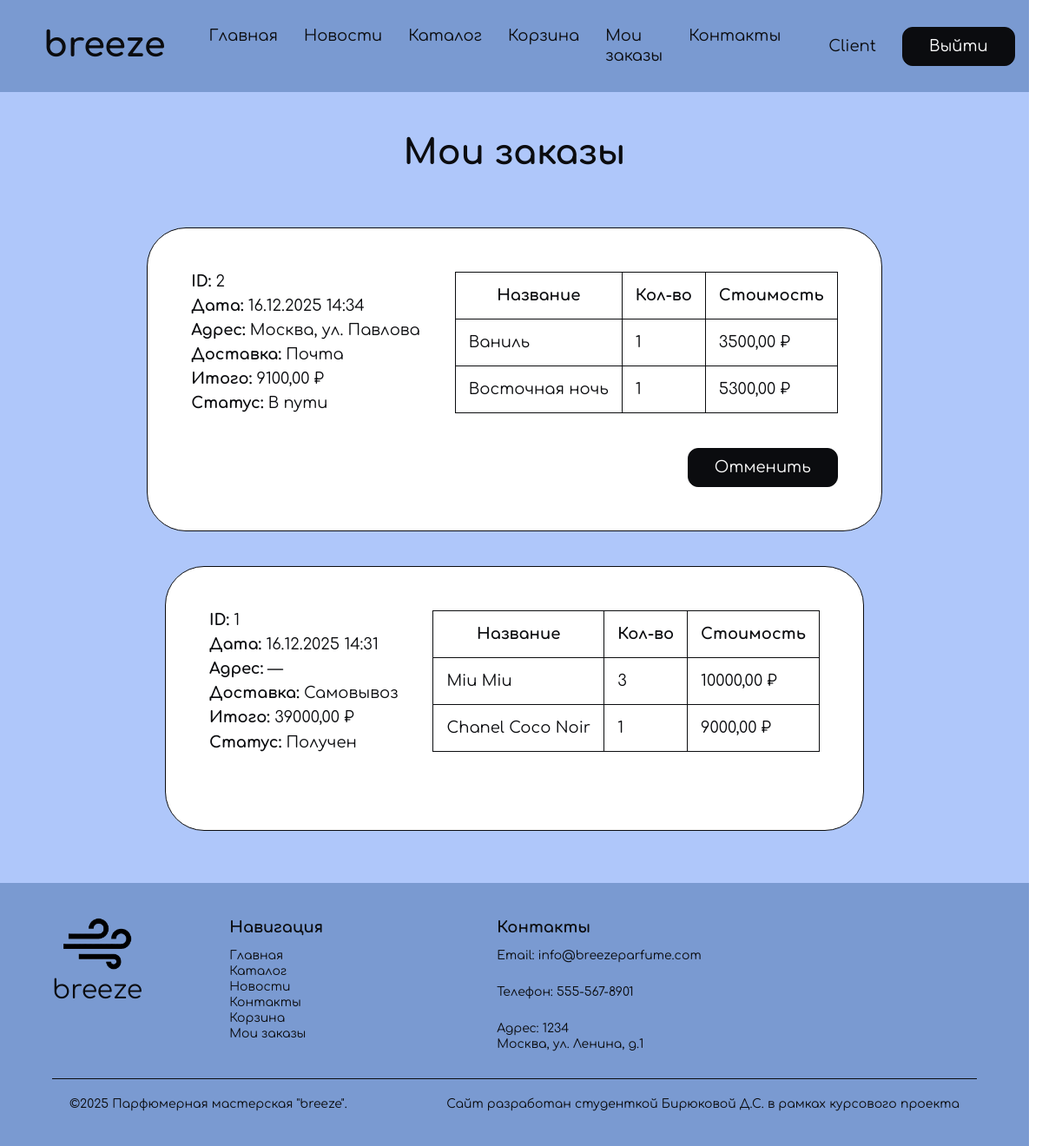
Page /orders/my/ (signed in) on the earlier database version.
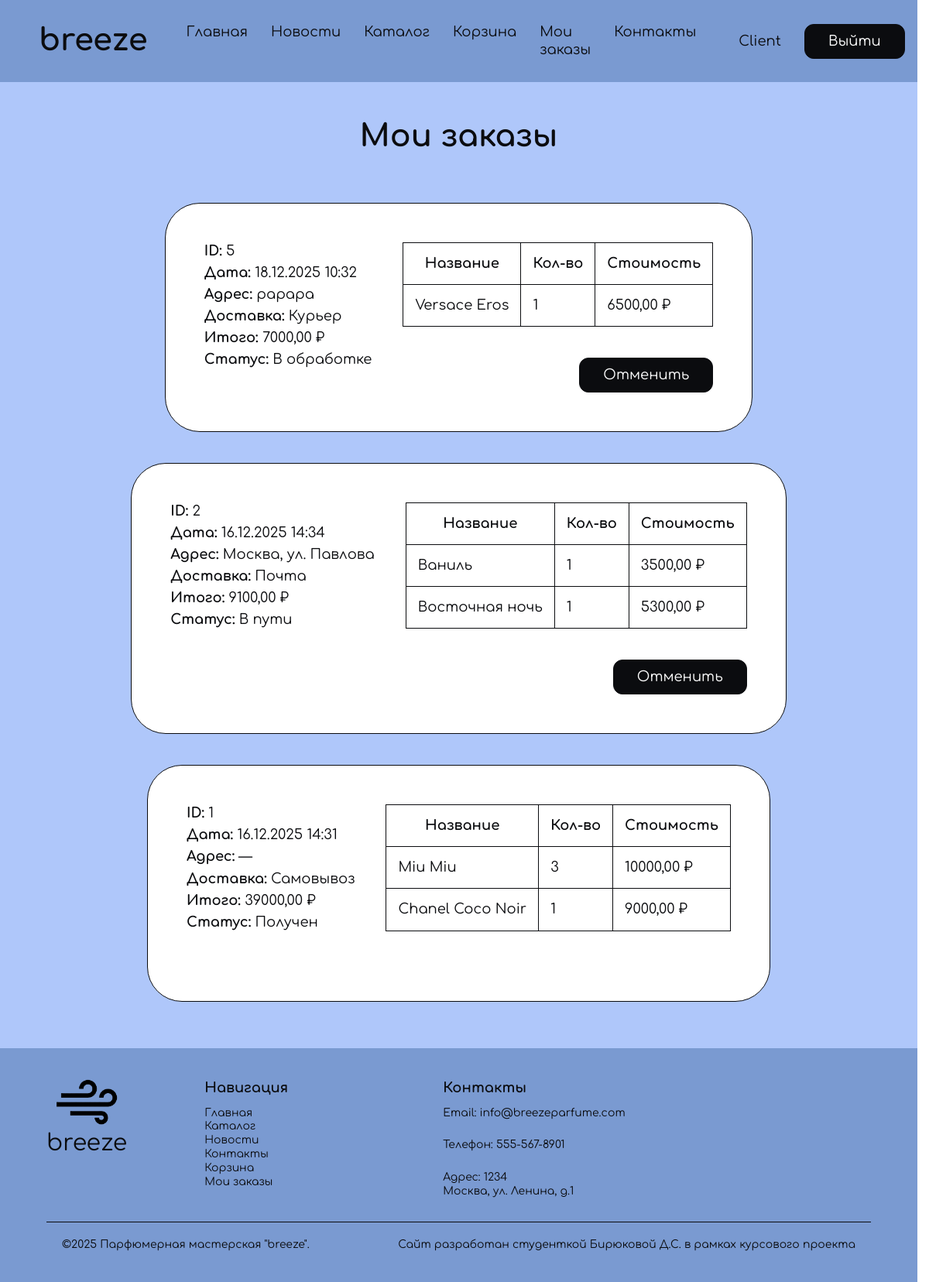
Same page on the later database version.
### shop/models.py (models this page shows, shortened)
class Order(models.Model):
    STATUS_CHOICES = [
        ('processing', 'В обработке'),
        ('on_the_way', 'В пути'),
        ('completed', 'Получен'),
        ('cancelled', 'Отменён'),
    ]
    DELIVERY_CHOICES = [
        ('courier', 'Курьер'),
        ('mail', 'Почта'),
        ('pickup', 'Самовывоз'),
    ]
    user = models.ForeignKey(User, null=True, blank=True, on_delete=models.SET_NULL, related_name='orders')
    created_at = models.DateTimeField(auto_now_add=True)
    address = models.TextField(blank=True)  # может быть пуст для самовывоза
    payment_method = models.CharField(max_length=50, default='card')  # можно расширить
    delivery_type = models.CharField(max_length=20, choices=DELIVERY_CHOICES, default='pickup')
    delivery_cost = models.DecimalField(max_digits=8, decimal_places=2, default=Decimal('0.00'))
    total = models.DecimalField(max_digits=12, decimal_places=2, default=Decimal('0.00'))
    status = models.CharField(max_length=20, choices=STATUS_CHOICES, default='processing')

class OrderItem(models.Model):
    order = models.ForeignKey(Order, on_delete=models.CASCADE, related_name='items')
    product = models.ForeignKey('shop.Product', null=True, blank=True, on_delete=models.SET_NULL)
    name = models.CharField(max_length=255)
    price = models.DecimalField(max_digits=10, decimal_places=2)  # цена на момент заказа
    quantity = models.PositiveIntegerField(
        default=1,
        validators=[MinValueValidator(1), MaxValueValidator(100)]
    )

### shop/views.py (the view)
# urls.py: path('orders/my/', views.my_orders_view, name='my_orders'),
@login_required
def my_orders_view(request):
    orders = Order.objects.filter(user=request.user).order_by('-created_at')
    created = request.GET.get('created')  # если пришёл ?created=1 — покажем модалку
    return render(request, 'shop/my_orders.html', {'orders': orders, 'created': created})

### accounts/context_processors.py (called while the page is built)
def user_role_flags(request):
    user = request.user
    is_manager = False
    is_client = False
    if user.is_authenticated:
        try:
            role = getattr(user, 'profile', None) and user.profile.role
        except Exception:
            role = None
        is_manager = user.is_superuser or (role == 'manager')
        is_client = (role == 'client') or (not user.is_superuser and role != 'manager')
    return {
        'is_manager': is_manager,
        'is_client': is_client,
    }

### shop/templates/shop/my_orders.html (shortened to what this page needs)
{% extends 'shop/base.html' %}
{% load static %}
{% block content %}
<main class="content">
  <section class="section container section-blue">
    <header class="section__header header-center">
      <h1 class="section__title h2">Мои заказы</h1>
    </header>
    <div class="section__body">
      <div class="orders">
        {% if orders %}
          {% for order in orders %}
            <div class="order">
              <div class="order__info-card">
                <div><strong>ID:</strong> {{ order.id }}</div>
                <div><strong>Дата:</strong> {{ order.created_at|date:"d.m.Y H:i" }}</div>
                <div><strong>Адрес:</strong> {{ order.address|default:"—" }}</div>
                <div><strong>Доставка:</strong> {{ order.get_delivery_type_display }}</div>
                <div><strong>Итого:</strong> {{ order.total }} ₽</div>
                <div><strong>Статус:</strong> {{ order.get_status_display }}</div>
              </div>
              <div class="order__info-content">
                  <div class="order__info-products">
                    <table>
                      <thead>
                        <tr><th>Название</th><th>Кол-во</th><th>Стоимость</th></tr>
                      </thead>
                      <tbody>
                        {% for item in order.items.all %}
                          <tr>
                            <td>{{ item.name }}</td>
                            <td>{{ item.quantity }}</td>
                            <td>{{ item.price }} ₽</td>
                          </tr>
                        {% empty %}
                          <tr><td colspan="3">Нет товаров</td></tr>
                        {% endfor %}
                      </tbody>
                    </table>
                  </div>
                  <div class="order__interactive">
                    {% if order.status != 'completed' and order.status != 'cancelled' %}
                      <form method="post" action="{% url 'shop:order_cancel' order.id %}">
                        <button class="button button-delete" type="submit">Отменить</button>
                      </form>
                    {% endif %}
                  </div>
              </div>
            </div>
          {% endfor %}
        {% else %}
          <p>У вас пока нет заказов.</p>
        {% endif %}
      </div>
    </div>
  </section>
</main>
{% endblock %}

Differences in the rows shown:
added Order: id "5", created_at "18.12.2025 10:32", address "рарара", delivery_type "Курьер", total "7000,00", status "В обработке", shows "Отменить"
added OrderItem: name "Versace Eros", quantity "1", price "6500,00", shown under "5"
